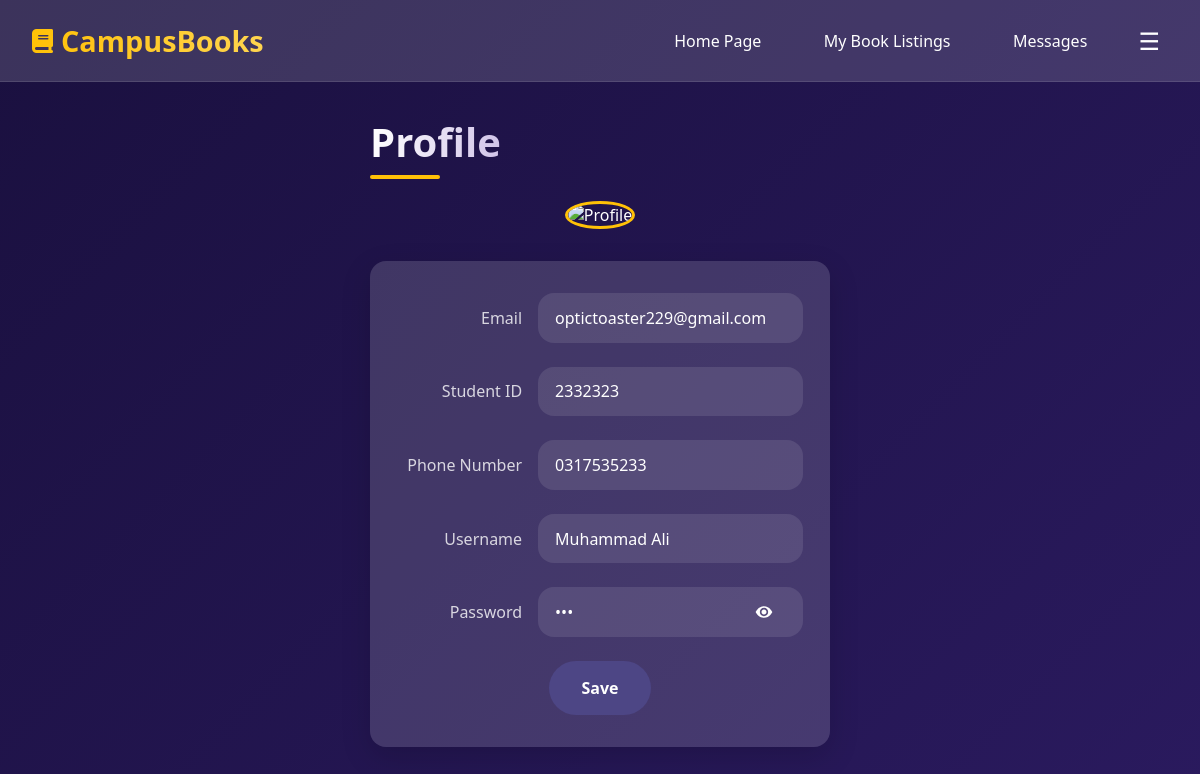
The page /profile.php (signed in) on the database its author committed.
### tables this page shows
CREATE TABLE `user` (
  `User_id` int(11) NOT NULL,
  `username` varchar(255) NOT NULL,
  `studentID` varchar(10) NOT NULL,
  `email` varchar(255) NOT NULL,
  `password` varchar(255) NOT NULL,
  `phone` varchar(11) NOT NULL,
  `usertype` varchar(6) NOT NULL
);

### profile.php (the view, shortened to what this page needs)
<?php
include 'conn.php';
$studentID = $_SESSION['studentID'];
$query = "SELECT * FROM user WHERE studentID = '$studentID'";
$result = mysqli_query($conn, $query);
$user = mysqli_fetch_assoc($result);
?>
<!DOCTYPE html>
<html lang="en">
<head>
  <link rel="stylesheet" href="https://cdnjs.cloudflare.com/ajax/libs/font-awesome/6.4.0/css/all.min.css">
</head>
<body>
  <header class="glass">
    <div class="logo">
      <i class="fas fa-book"></i>
      CampusBooks
    </div>
    <nav>
      <a href="homepage.php">Home Page</a>
      <?php if (isset($_SESSION['usertype']) && $_SESSION['usertype'] == 'seller') : ?>
        <a href="listings.php">My Book Listings</a>
      <?php endif; ?>
      <a href="chatroom.php">Messages</a>
      <div class="dropdown">
        <button class="dropdown-button" onclick="toggleDropdown()">
          <span class="dropdown-icon">&#9776;</span>
        </button>
      </div>
    </nav>
  </header>
  <div class="container">
    <div class="title">Profile</div>
    <div class="profile-pic">
      <img src="https://cdn-icons-png.flaticon.com/512/149/149071.png"  alt="Profile">
    </div>
    <form method="POST">
      <div class="form-group">
        <label>Email</label>
        <input type="email" name="email" value="<?php echo htmlspecialchars($user['email']); ?>">
      </div>
      <div class="form-group">
        <label>Student ID</label>
        <input type="text" name="studentID" value="<?php echo htmlspecialchars($user['studentID']); ?>" disabled>
      </div>
      <div class="form-group">
        <label>Phone Number</label>
        <input type="text" name="phone" value="<?php echo htmlspecialchars($user['phone']); ?>">
      </div>
      <div class="form-group">
        <label>Username</label>
        <input type="text" name="username" id="username" value="<?php echo htmlspecialchars($user['username']); ?>">
      </div>
      <div class="form-group">
        <label>Password</label>
        <input type="password" name="password" id="password" value="<?php echo htmlspecialchars($user['password']); ?>">
        <svg class="eye-icon" onmouseover="togglePassword(true)" onmouseout="togglePassword(false)" xmlns="http://www.w3.org/2000/svg" viewBox="0 0 24 24"><path d="M12 5c-7 0-10 7-10 7s3 7 10 7 10-7 10-7-3-7-10-7zm0 12c-2.8 0-5-2.2-5-5s2.2-5 5-5 5 2.2 5 5-2.3 5-5 5zm0-8c-1.6 0-3 1.3-3 3s1.4 3 3 3 3-1.3 3-3-1.4-3-3-3z"/></svg>
      </div>
      <button type="submit" class="save-btn">Save</button>
    </form>
  </div>
</body>
</html>

### profile.php (style rules this page uses)
:root { --primary: #39336C; --primary-light: #4d4685; --primary-dark: #2c2753; --secondary: #FFC107; --light: #FFFFFF; --dark: #2d1a53; --gray: #f5f5f7; --gray-dark: #e0e0e0; --glass: rgba(255, 255, 255, 0.15); --glass-dark: rgba(57, 51, 108, 0.7); --radius: 16px; --shadow: 0 10px 30px rgba(0, 0, 0, 0.15); --transition: all 0.3s ease; }
* { margin: 0; padding: 0; box-sizing: border-box; font-family: 'Segoe UI', Tahoma, Geneva, Verdana, sans-serif; }
body { background: linear-gradient(135deg, #1a103f, #2a1a5e); color: var(--light); min-height: 100vh; display: flex; flex-direction: column; overflow-x: hidden; background-attachment: fixed; background-size: cover; }
header { background: var(--glass); color: var(--light); padding: 1rem 2rem; display: flex; justify-content: space-between; align-items: center; position: sticky; top: 0; z-index: 1000; border-bottom: 1px solid rgba(255, 255, 255, 0.1); }
.logo { font-size: 1.8rem; font-weight: 700; display: flex; align-items: center; gap: 0.5rem; background: linear-gradient(90deg, var(--secondary), #ffd54f); -webkit-background-clip: text; -webkit-text-fill-color: transparent; }
.logo i { font-size: 1.5rem; }
nav { display: flex; align-items: center; gap: 1.5rem; }
nav a { color: var(--light); text-decoration: none; font-weight: 500; padding: 0.7rem 1.2rem; border-radius: 50px; transition: var(--transition); position: relative; overflow: hidden; }
nav a::before { content: ''; position: absolute; top: 0; left: 0; width: 0; height: 100%; background: rgba(255, 255, 255, 0.1); transition: var(--transition); z-index: -1; }
.dropdown { position: relative; display: inline-block; }
.dropdown-button { background-color: transparent; border: none; cursor: pointer; padding: 8px; }
.dropdown-icon { font-size: 24px; color: white; }
.container { max-width: 800px; margin: 2rem auto; padding: 0 1.5rem; }
.title { font-size: 2.5rem; font-weight: 700; background: linear-gradient(90deg, var(--light), #d1c4e9); -webkit-background-clip: text; -webkit-text-fill-color: transparent; position: relative; display: inline-block; margin-bottom: 2rem; }
.title::after { content: ''; position: absolute; bottom: -10px; left: 0; width: 70px; height: 4px; background: var(--secondary); border-radius: 10px; }
.profile-pic { text-align: center; margin-bottom: 2rem; }
.profile-pic img { width: 100px; height: 100px; object-fit: cover; border-radius: 50%; border: 3px solid var(--secondary); }
form { background: var(--glass); border-radius: var(--radius); padding: 2rem; box-shadow: var(--shadow); }
.form-group { display: flex; align-items: center; margin-bottom: 1.5rem; position: relative; }
.form-group label { flex: 0 0 120px; text-align: right; margin-right: 1rem; color: rgba(255, 255, 255, 0.8); font-weight: 500; }
.form-group input { flex: 1; padding: 0.8rem 1rem; border-radius: var(--radius); border: none; background: rgba(255, 255, 255, 0.1); color: var(--light); font-size: 1rem; transition: var(--transition); border: 1px solid transparent; }
.eye-icon { position: absolute; right: 1.5rem; top: 50%; transform: translateY(-50%); width: 20px; height: 20px; cursor: pointer; fill: var(--light); transition: var(--transition); }
.save-btn { display: block; margin: 0 auto; background: var(--primary-light); color: var(--light); padding: 1rem 2rem; border-radius: 50px; font-weight: 600; cursor: pointer; transition: var(--transition); border: none; text-decoration: none; font-size: 1rem; position: relative; overflow: hidden; }
.save-btn::before { content: ''; position: absolute; top: 0; left: 0; width: 0; height: 100%; background: rgba(255, 255, 255, 0.2); transition: var(--transition); z-index: -1; }

### rows shown on the page
user: email "optictoaster229@gmail.com", studentID "2332323", phone "0317535233", username "Muhammad Ali"
